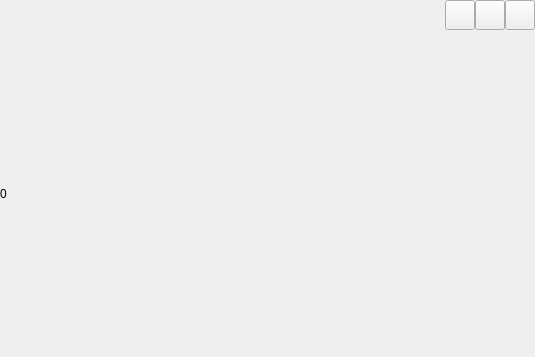
<?xml version="1.0" encoding="UTF-8"?>
<ui version="4.0">
 <class>ImageShowView</class>
 <widget class="QWidget" name="ImageShowView">
  <property name="geometry">
   <rect>
    <x>0</x>
    <y>0</y>
    <width>535</width>
    <height>357</height>
   </rect>
  </property>
  <property name="sizePolicy">
   <sizepolicy hsizetype="Preferred" vsizetype="Preferred">
    <horstretch>0</horstretch>
    <verstretch>0</verstretch>
   </sizepolicy>
  </property>
  <property name="windowTitle">
   <string/>
  </property>
  <property name="autoFillBackground">
   <bool>true</bool>
  </property>
  <layout class="QVBoxLayout" name="verticalLayout">
   <property name="spacing">
    <number>0</number>
   </property>
   <property name="leftMargin">
    <number>0</number>
   </property>
   <property name="topMargin">
    <number>0</number>
   </property>
   <property name="rightMargin">
    <number>0</number>
   </property>
   <property name="bottomMargin">
    <number>0</number>
   </property>
   <item>
    <widget class="QWidget" name="widget" native="true">
     <property name="maximumSize">
      <size>
       <width>16777215</width>
       <height>30</height>
      </size>
     </property>
     <layout class="QHBoxLayout" name="horizontalLayout_2">
      <property name="spacing">
       <number>0</number>
      </property>
      <property name="sizeConstraint">
       <enum>QLayout::SetMinimumSize</enum>
      </property>
      <property name="leftMargin">
       <number>0</number>
      </property>
      <property name="topMargin">
       <number>0</number>
      </property>
      <property name="rightMargin">
       <number>0</number>
      </property>
      <property name="bottomMargin">
       <number>0</number>
      </property>
      <item>
       <layout class="QHBoxLayout" name="horizontalLayout">
        <property name="spacing">
         <number>0</number>
        </property>
        <property name="sizeConstraint">
         <enum>QLayout::SetMinimumSize</enum>
        </property>
        <item>
         <widget class="QLabel" name="lb_Path">
          <property name="sizePolicy">
           <sizepolicy hsizetype="Minimum" vsizetype="Minimum">
            <horstretch>0</horstretch>
            <verstretch>0</verstretch>
           </sizepolicy>
          </property>
          <property name="maximumSize">
           <size>
            <width>16777215</width>
            <height>30</height>
           </size>
          </property>
          <property name="lineWidth">
           <number>0</number>
          </property>
          <property name="text">
           <string/>
          </property>
         </widget>
        </item>
        <item>
         <widget class="QPushButton" name="Btn_History">
          <property name="sizePolicy">
           <sizepolicy hsizetype="Maximum" vsizetype="Maximum">
            <horstretch>0</horstretch>
            <verstretch>0</verstretch>
           </sizepolicy>
          </property>
          <property name="minimumSize">
           <size>
            <width>25</width>
            <height>25</height>
           </size>
          </property>
          <property name="maximumSize">
           <size>
            <width>30</width>
            <height>30</height>
           </size>
          </property>
          <property name="autoFillBackground">
           <bool>true</bool>
          </property>
          <property name="text">
           <string notr="true"/>
          </property>
         </widget>
        </item>
       </layout>
      </item>
      <item>
       <widget class="QPushButton" name="Btn_Unload">
        <property name="sizePolicy">
         <sizepolicy hsizetype="Minimum" vsizetype="Minimum">
          <horstretch>0</horstretch>
          <verstretch>0</verstretch>
         </sizepolicy>
        </property>
        <property name="minimumSize">
         <size>
          <width>25</width>
          <height>25</height>
         </size>
        </property>
        <property name="maximumSize">
         <size>
          <width>30</width>
          <height>30</height>
         </size>
        </property>
        <property name="autoFillBackground">
         <bool>true</bool>
        </property>
        <property name="text">
         <string/>
        </property>
        <property name="autoRepeat">
         <bool>false</bool>
        </property>
        <property name="autoExclusive">
         <bool>false</bool>
        </property>
       </widget>
      </item>
      <item>
       <widget class="QPushButton" name="Btn_Load">
        <property name="sizePolicy">
         <sizepolicy hsizetype="Minimum" vsizetype="Minimum">
          <horstretch>0</horstretch>
          <verstretch>0</verstretch>
         </sizepolicy>
        </property>
        <property name="minimumSize">
         <size>
          <width>25</width>
          <height>25</height>
         </size>
        </property>
        <property name="maximumSize">
         <size>
          <width>30</width>
          <height>30</height>
         </size>
        </property>
        <property name="autoFillBackground">
         <bool>true</bool>
        </property>
        <property name="text">
         <string/>
        </property>
       </widget>
      </item>
     </layout>
    </widget>
   </item>
   <item>
    <widget class="QLabel" name="lb_Show">
     <property name="lineWidth">
      <number>0</number>
     </property>
     <property name="text">
      <string>0</string>
     </property>
    </widget>
   </item>
  </layout>
 </widget>
 <resources/>
 <connections/>
</ui>
